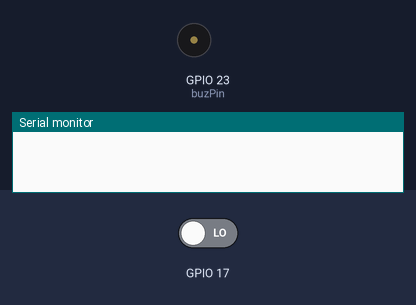
Bench run of a sketch on a simulated ESP32. Parts: buzzer (waves = sounding), the last lines printed to the serial monitor. The inputs (shaded band) are chosen by the test bench; at power-on: GPIO 17 LOW.

Above: at 1.2 s.
1.3 s: GPIO 17 driven HIGH
At 2.0 s:
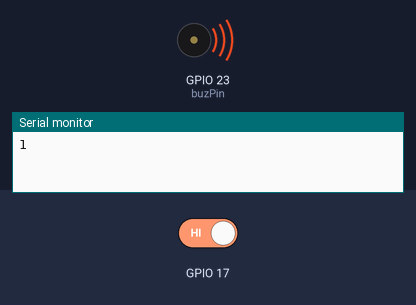
Timing chart, 0 to 8.8 s (numbered marks = the images above; inputs shaded):
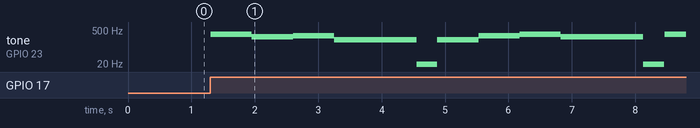

Measured:
- after the input at 1.3 s, tone on GPIO 23 (buzPin): plays 329 Hz for 0.65 s, 261 Hz for 0.65 s, 293 Hz for 0.65 s, 196 Hz for 1.3 s, 16 Hz for 0.33 s, 196 Hz for 0.65 s … (11 notes in this stretch), starting at once

The sketch:

kad16_noteChime.ino
```cpp
#define LEDC_CHANNEL_0      0//LEDCのPWMチャネル0から15
#define LEDC_TIMER_13_BIT   13//LEDCタイマーの精度13ビット
#define LEDC_BASE_FREQ      5000//LEDCのベース周波数5000Hz

const int buzPin = 23;//圧電ブザーのビン番号GP10 1023pin
const int NOTE_NONE = NOTE_MAX;//休符
//各音符の音程（音の高さ）
int melody[] = {
  NOTE_E, NOTE_C, NOTE_D, NOTE_G, NOTE_NONE, NOTE_G, NOTE_D, NOTE_E, NOTE_C,NOTE_NONE
};

//各音符の音階（オクターブ）
int noteOctaves[] = { 4, 4, 4, 3, 0, 3, 4, 4, 4, 0 };
//各音符の長さ
int noteDurations[] = { 2, 2, 2, 1, 4, 2, 2, 2, 1, 4 };

void setup(){
  Serial.begin(115200);
  ledcSetup(LEDC_CHANNEL_0, LEDC_BASE_FREQ, LEDC_TIMER_13_BIT);
  ledcAttachPin(buzPin, LEDC_CHANNEL_0);
  pinMode(17,INPUT);//点击
}

void loop(){
  int b = digitalRead(17);
  if (b == 1){
    Serial.println(b);
    for (int thisNote = 0; thisNote < 10; thisNote++){
      ledcWriteNote(LEDC_CHANNEL_0, (note_t)melody[thisNote], noteOctaves[thisNote]);
      int pauseBetweenNotes = 1000 / noteDurations[thisNote] * 1.30;
      delay (pauseBetweenNotes);
      ledcWriteTone(LEDC_CHANNEL_0,0);  //演奏を止める。
    }
  }
  delay(10);
}
```
